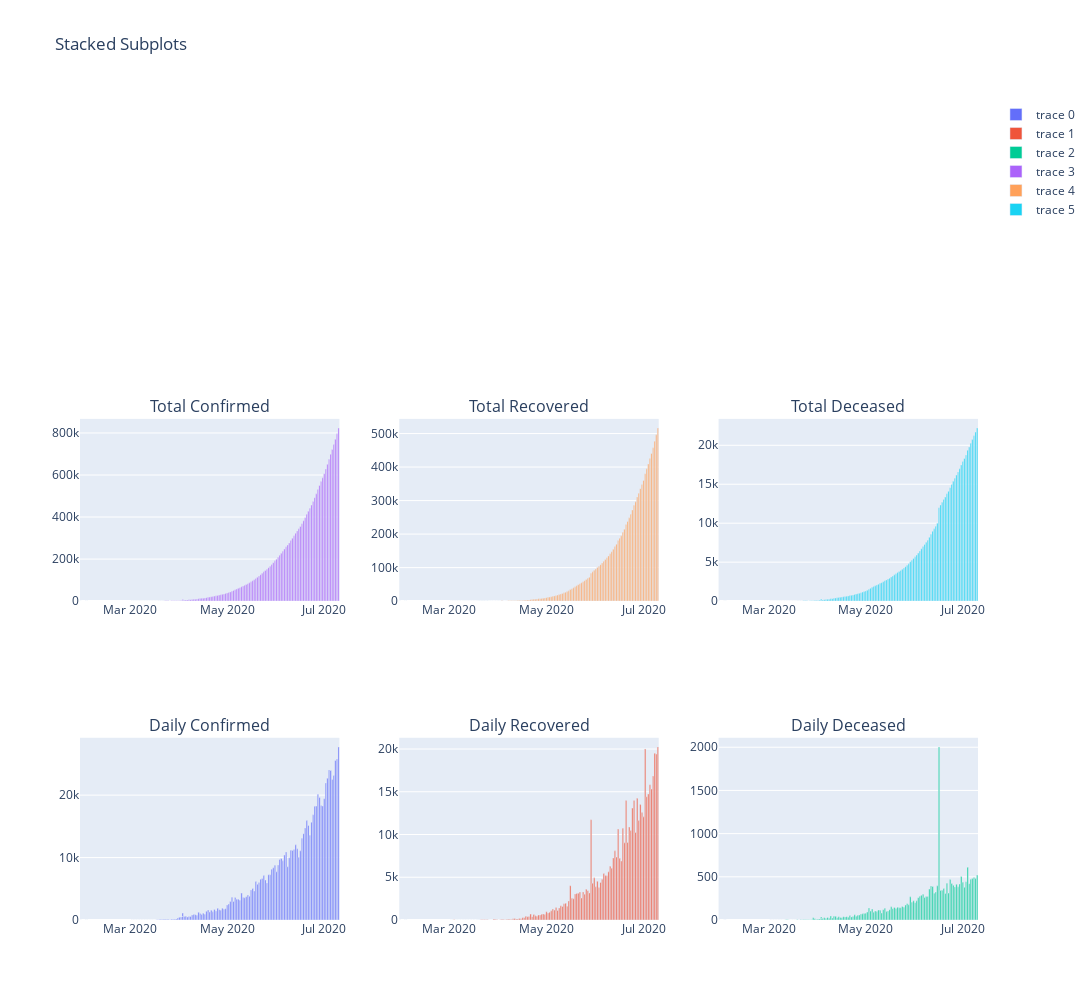

The notebook cell saved with this chart:
### Code cell
# dfdsgf

fig = make_subplots(rows=3, cols=3, start_cell="bottom-left",
                   subplot_titles=("Daily Confirmed", "Daily Recovered", "Daily Deceased", 
                                  "Total Confirmed", "Total Recovered", "Total Deceased", )
                   )

fig.add_trace(go.Bar(x=india_df.dateannounced, y=india_df.numcases_h, ),
              row=1, col=1)

fig.add_trace(go.Bar(x=india_df.dateannounced, y=india_df.numcases_r),
              row=1, col=2)

fig.add_trace(go.Bar(x=india_df.dateannounced, y=india_df.numcases_d),
              row=1, col=3)

fig.add_trace(go.Bar(x=india_df.dateannounced, y=india_df.total_cases_h),
              row=2, col=1)

fig.add_trace(go.Bar(x=india_df.dateannounced, y=india_df.total_cases_r),
              row=2, col=2)

fig.add_trace(go.Bar(x=india_df.dateannounced, y=india_df.total_cases_d),
              row=2, col=3)


fig.update_layout(height=1000, width=1500, title_text="Stacked Subplots")

# fig.write_html("india.html")
# fig.show()

### Figure 1 — Plotly figure (JSON) as saved in the notebook; plotly's stock layout.template omitted (floating-point values rounded to 4 significant figures; data arrays with more than 128 entries replaced by an {"elided": "..."} marker saying what was removed)
{"data": [{"type": "bar", "x": {"elided": "142 str values"}, "xaxis": "x", "y": {"elided": "142 int values"}, "yaxis": "y"}, {"type": "bar", "x": {"elided": "142 str values"}, "xaxis": "x2", "y": {"elided": "142 int values"}, "yaxis": "y2"}, {"type": "bar", "x": {"elided": "142 str values"}, "xaxis": "x3", "y": {"elided": "142 int values"}, "yaxis": "y3"}, {"type": "bar", "x": {"elided": "142 str values"}, "xaxis": "x4", "y": {"elided": "142 int values"}, "yaxis": "y4"}, {"type": "bar", "x": {"elided": "142 str values"}, "xaxis": "x5", "y": {"elided": "142 int values"}, "yaxis": "y5"}, {"type": "bar", "x": {"elided": "142 str values"}, "xaxis": "x6", "y": {"elided": "142 int values"}, "yaxis": "y6"}], "layout": {"annotations": [{"font": {"size": 16}, "showarrow": false, "text": "Daily Confirmed", "x": 0.1444, "xanchor": "center", "xref": "paper", "y": 0.2222, "yanchor": "bottom", "yref": "paper"}, {"font": {"size": 16}, "showarrow": false, "text": "Daily Recovered", "x": 0.5, "xanchor": "center", "xref": "paper", "y": 0.2222, "yanchor": "bottom", "yref": "paper"}, {"font": {"size": 16}, "showarrow": false, "text": "Daily Deceased", "x": 0.8556, "xanchor": "center", "xref": "paper", "y": 0.2222, "yanchor": "bottom", "yref": "paper"}, {"font": {"size": 16}, "showarrow": false, "text": "Total Confirmed", "x": 0.1444, "xanchor": "center", "xref": "paper", "y": 0.6111, "yanchor": "bottom", "yref": "paper"}, {"font": {"size": 16}, "showarrow": false, "text": "Total Recovered", "x": 0.5, "xanchor": "center", "xref": "paper", "y": 0.6111, "yanchor": "bottom", "yref": "paper"}, {"font": {"size": 16}, "showarrow": false, "text": "Total Deceased", "x": 0.8556, "xanchor": "center", "xref": "paper", "y": 0.6111, "yanchor": "bottom", "yref": "paper"}], "height": 1000, "title": {"text": "Stacked Subplots"}, "width": 1500, "xaxis": {"anchor": "y", "domain": [0, 0.2889]}, "xaxis2": {"anchor": "y2", "domain": [0.3556, 0.6444]}, "xaxis3": {"anchor": "y3", "domain": [0.7111, 1]}, "xaxis4": {"anchor": "y4", "domain": [0, 0.2889]}, "xaxis5": {"anchor": "y5", "domain": [0.3556, 0.6444]}, "xaxis6": {"anchor": "y6", "domain": [0.7111, 1]}, "xaxis7": {"anchor": "y7", "domain": [0, 0.2889]}, "xaxis8": {"anchor": "y8", "domain": [0.3556, 0.6444]}, "xaxis9": {"anchor": "y9", "domain": [0.7111, 1]}, "yaxis": {"anchor": "x", "domain": [0, 0.2222]}, "yaxis2": {"anchor": "x2", "domain": [0, 0.2222]}, "yaxis3": {"anchor": "x3", "domain": [0, 0.2222]}, "yaxis4": {"anchor": "x4", "domain": [0.3889, 0.6111]}, "yaxis5": {"anchor": "x5", "domain": [0.3889, 0.6111]}, "yaxis6": {"anchor": "x6", "domain": [0.3889, 0.6111]}, "yaxis7": {"anchor": "x7", "domain": [0.7778, 1]}, "yaxis8": {"anchor": "x8", "domain": [0.7778, 1]}, "yaxis9": {"anchor": "x9", "domain": [0.7778, 1]}}}
